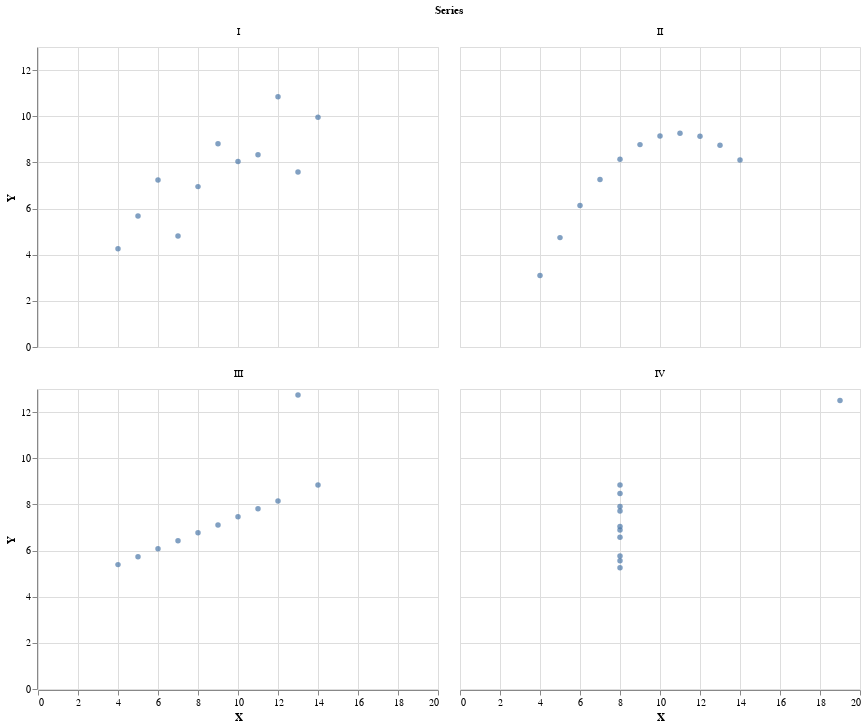

The code cell stored with this chart in its notebook:
### Code cell
scatter = alt.Chart(anscombe).mark_circle().encode(
    x = 'X', y = 'Y'
).facet('Series', columns = 2)

scatter

### Figure 1 — Vega-Lite specification as saved in the notebook (floating-point values rounded to 4 significant figures)
{"config": {"view": {"continuousWidth": 400, "continuousHeight": 300}}, "data": {"name": "data-3d23a3381c61efd5a9c7a8abc82c6d65"}, "facet": {"type": "nominal", "field": "Series"}, "spec": {"mark": "circle", "encoding": {"x": {"type": "quantitative", "field": "X"}, "y": {"type": "quantitative", "field": "Y"}}}, "columns": 2, "$schema": "https://vega.github.io/schema/vega-lite/v4.8.1.json", "datasets": {"data-3d23a3381c61efd5a9c7a8abc82c6d65": [{"Series": "I", "X": 10, "Y": 8.04}, {"Series": "I", "X": 8, "Y": 6.95}, {"Series": "I", "X": 13, "Y": 7.58}, {"Series": "I", "X": 9, "Y": 8.81}, {"Series": "I", "X": 11, "Y": 8.33}, {"Series": "I", "X": 14, "Y": 9.96}, {"Series": "I", "X": 6, "Y": 7.24}, {"Series": "I", "X": 4, "Y": 4.26}, {"Series": "I", "X": 12, "Y": 10.84}, {"Series": "I", "X": 7, "Y": 4.81}, {"Series": "I", "X": 5, "Y": 5.68}, {"Series": "II", "X": 10, "Y": 9.14}, {"Series": "II", "X": 8, "Y": 8.14}, {"Series": "II", "X": 13, "Y": 8.74}, {"Series": "II", "X": 9, "Y": 8.77}, {"Series": "II", "X": 11, "Y": 9.26}, {"Series": "II", "X": 14, "Y": 8.1}, {"Series": "II", "X": 6, "Y": 6.13}, {"Series": "II", "X": 4, "Y": 3.1}, {"Series": "II", "X": 12, "Y": 9.13}, {"Series": "II", "X": 7, "Y": 7.26}, {"Series": "II", "X": 5, "Y": 4.74}, {"Series": "III", "X": 10, "Y": 7.46}, {"Series": "III", "X": 8, "Y": 6.77}, {"Series": "III", "X": 13, "Y": 12.74}, {"Series": "III", "X": 9, "Y": 7.11}, {"Series": "III", "X": 11, "Y": 7.81}, {"Series": "III", "X": 14, "Y": 8.84}, {"Series": "III", "X": 6, "Y": 6.08}, {"Series": "III", "X": 4, "Y": 5.39}, {"Series": "III", "X": 12, "Y": 8.15}, {"Series": "III", "X": 7, "Y": 6.42}, {"Series": "III", "X": 5, "Y": 5.73}, {"Series": "IV", "X": 8, "Y": 6.58}, {"Series": "IV", "X": 8, "Y": 5.76}, {"Series": "IV", "X": 8, "Y": 7.71}, {"Series": "IV", "X": 8, "Y": 8.84}, {"Series": "IV", "X": 8, "Y": 8.47}, {"Series": "IV", "X": 8, "Y": 7.04}, {"Series": "IV", "X": 8, "Y": 5.25}, {"Series": "IV", "X": 19, "Y": 12.5}, {"Series": "IV", "X": 8, "Y": 5.56}, {"Series": "IV", "X": 8, "Y": 7.91}, {"Series": "IV", "X": 8, "Y": 6.89}]}}
